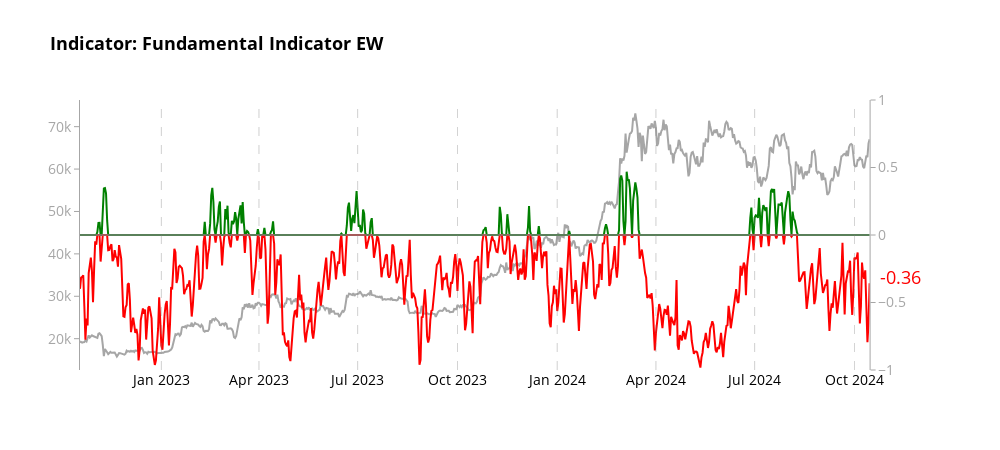
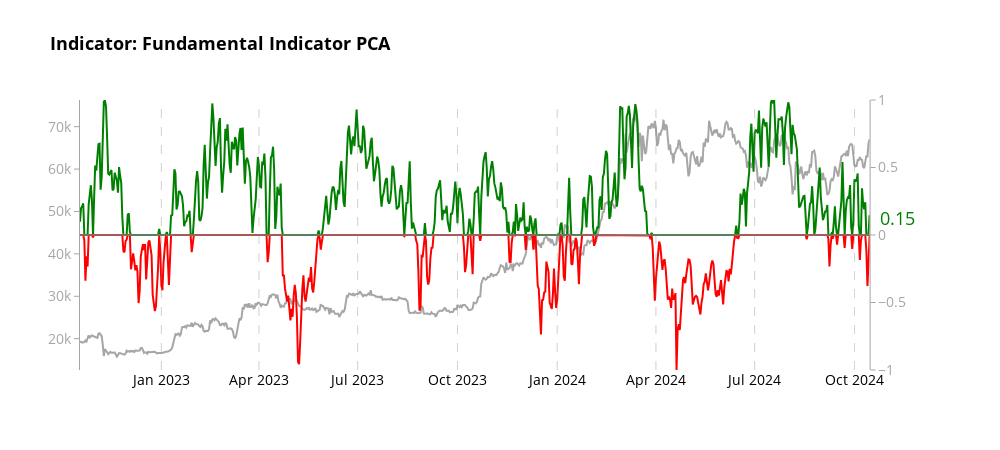

Notebook source saved alongside these figures, in order:
### Code cell
# Create charts for each aggregator
aggregators = [
    ('aggregate_indicator_equalweight', "Indicator: Fundamental Indicator EW"),
    ('aggregate_indicator_PCA', "Indicator: Fundamental Indicator PCA")
]

for aggregator, title in aggregators:
    fig = create_aggregator_chart(merged_df, aggregator, title)
    
    # Show the plot
    fig.show()
    
    # Optionally, save the plot as an HTML file
    pio.write_html(fig, file=f'aggregated_analysis_fundamental_{aggregator}_two_year.html')

print("All charts have been displayed and saved as separate HTML files.")

### Figure 1 — Plotly figure (JSON) as saved in the notebook; plotly's stock layout.template omitted (floating-point values rounded to 4 significant figures; data arrays with more than 128 entries replaced by an {"elided": "..."} marker saying what was removed)
{"data": [{"line": {"color": "rgba(128, 128, 128, 0.7)", "width": 2}, "mode": "lines", "name": "Price USD", "x": {"elided": "729 str values"}, "y": {"elided": "729 float values"}, "type": "scatter", "xaxis": "x", "yaxis": "y"}, {"fill": "tozeroy", "fillcolor": "rgba(255,0,0,0)", "line": {"color": "green", "width": 2}, "mode": "lines", "name": "aggregate_indicator_equalweight (Positive)", "x": {"elided": "729 str values"}, "y": {"elided": "729 float values"}, "type": "scatter", "xaxis": "x", "yaxis": "y2"}, {"fill": "tozeroy", "fillcolor": "rgba(0,0,255,0)", "line": {"color": "red", "width": 2}, "mode": "lines", "name": "aggregate_indicator_equalweight (Negative)", "x": {"elided": "729 str values"}, "y": {"elided": "729 float values"}, "type": "scatter", "xaxis": "x", "yaxis": "y2"}, {"hoverinfo": "skip", "line": {"color": "rgba(128, 128, 128, 0.7)", "width": 2}, "showlegend": false, "x": {"elided": "729 str values"}, "y": {"elided": "729 int values"}, "type": "scatter", "xaxis": "x", "yaxis": "y2"}], "layout": {"xaxis": {"anchor": "y", "domain": [0.0, 0.94], "tickfont": {"color": "black", "size": 14}, "showgrid": false, "zeroline": false}, "yaxis": {"anchor": "x", "domain": [0.0, 1.0], "tickfont": {"color": "rgba(128, 128, 128, 0.7)", "size": 14}, "title": {"font": {"size": 18}, "text": ""}, "showgrid": false, "zeroline": false, "showline": true, "linecolor": "rgba(128, 128, 128, 0.7)", "ticks": "outside", "tickcolor": "rgba(128, 128, 128, 0.7)"}, "yaxis2": {"anchor": "x", "overlaying": "y", "side": "right", "tickfont": {"color": "rgba(128, 128, 128, 0.7)", "size": 14}, "title": {"font": {"size": 18}, "text": ""}, "showgrid": false, "range": [-1, 1], "zeroline": false, "showline": true, "linecolor": "rgba(128, 128, 128, 0.7)", "ticks": "outside", "tickcolor": "rgba(128, 128, 128, 0.7)"}, "shapes": [{"line": {"color": "rgba(128, 128, 128, 0.7)", "dash": "dash", "width": 0.75}, "opacity": 0.7, "type": "line", "x0": "2023-01-01T00:00:00", "x1": "2023-01-01T00:00:00", "xref": "x", "y0": 0, "y1": 1, "yref": "y domain"}, {"line": {"color": "rgba(128, 128, 128, 0.7)", "dash": "dash", "width": 0.75}, "opacity": 0.7, "type": "line", "x0": "2024-01-01T00:00:00", "x1": "2024-01-01T00:00:00", "xref": "x", "y0": 0, "y1": 1, "yref": "y domain"}, {"line": {"color": "rgba(128, 128, 128, 0.7)", "dash": "dash", "width": 0.75}, "opacity": 0.7, "type": "line", "x0": "2023-04-01T00:00:00", "x1": "2023-04-01T00:00:00", "xref": "x", "y0": 0, "y1": 1, "yref": "y domain"}, {"line": {"color": "rgba(128, 128, 128, 0.7)", "dash": "dash", "width": 0.75}, "opacity": 0.7, "type": "line", "x0": "2024-04-01T00:00:00", "x1": "2024-04-01T00:00:00", "xref": "x", "y0": 0, "y1": 1, "yref": "y domain"}, {"line": {"color": "rgba(128, 128, 128, 0.7)", "dash": "dash", "width": 0.75}, "opacity": 0.7, "type": "line", "x0": "2023-07-01T00:00:00", "x1": "2023-07-01T00:00:00", "xref": "x", "y0": 0, "y1": 1, "yref": "y domain"}, {"line": {"color": "rgba(128, 128, 128, 0.7)", "dash": "dash", "width": 0.75}, "opacity": 0.7, "type": "line", "x0": "2024-07-01T00:00:00", "x1": "2024-07-01T00:00:00", "xref": "x", "y0": 0, "y1": 1, "yref": "y domain"}, {"line": {"color": "rgba(128, 128, 128, 0.7)", "dash": "dash", "width": 0.75}, "opacity": 0.7, "type": "line", "x0": "2023-10-01T00:00:00", "x1": "2023-10-01T00:00:00", "xref": "x", "y0": 0, "y1": 1, "yref": "y domain"}, {"line": {"color": "rgba(128, 128, 128, 0.7)", "dash": "dash", "width": 0.75}, "opacity": 0.7, "type": "line", "x0": "2024-10-01T00:00:00", "x1": "2024-10-01T00:00:00", "xref": "x", "y0": 0, "y1": 1, "yref": "y domain"}], "annotations": [{"align": "left", "font": {"color": "red", "size": 18}, "showarrow": false, "text": "-0.36", "x": 0.95, "xanchor": "left", "xref": "paper", "y": -0.3144, "yanchor": "middle", "yref": "y2"}], "title": {"font": {"color": "black", "size": 18, "weight": "bold"}, "text": "Indicator: Fundamental Indicator EW"}, "font": {"color": "black", "size": 14}, "showlegend": false, "hovermode": "x unified", "plot_bgcolor": "white", "paper_bgcolor": "white", "width": 1000, "height": 450}}

### Figure 2 — Plotly figure (JSON) as saved in the notebook; plotly's stock layout.template omitted (floating-point values rounded to 4 significant figures; data arrays with more than 128 entries replaced by an {"elided": "..."} marker saying what was removed)
{"data": [{"line": {"color": "rgba(128, 128, 128, 0.7)", "width": 2}, "mode": "lines", "name": "Price USD", "x": {"elided": "729 str values"}, "y": {"elided": "729 float values"}, "type": "scatter", "xaxis": "x", "yaxis": "y"}, {"fill": "tozeroy", "fillcolor": "rgba(255,0,0,0)", "line": {"color": "green", "width": 2}, "mode": "lines", "name": "aggregate_indicator_PCA (Positive)", "x": {"elided": "729 str values"}, "y": {"elided": "729 float values"}, "type": "scatter", "xaxis": "x", "yaxis": "y2"}, {"fill": "tozeroy", "fillcolor": "rgba(0,0,255,0)", "line": {"color": "red", "width": 2}, "mode": "lines", "name": "aggregate_indicator_PCA (Negative)", "x": {"elided": "729 str values"}, "y": {"elided": "729 float values"}, "type": "scatter", "xaxis": "x", "yaxis": "y2"}, {"hoverinfo": "skip", "line": {"color": "rgba(128, 128, 128, 0.7)", "width": 2}, "showlegend": false, "x": {"elided": "729 str values"}, "y": {"elided": "729 int values"}, "type": "scatter", "xaxis": "x", "yaxis": "y2"}], "layout": {"xaxis": {"anchor": "y", "domain": [0.0, 0.94], "tickfont": {"color": "black", "size": 14}, "showgrid": false, "zeroline": false}, "yaxis": {"anchor": "x", "domain": [0.0, 1.0], "tickfont": {"color": "rgba(128, 128, 128, 0.7)", "size": 14}, "title": {"font": {"size": 18}, "text": ""}, "showgrid": false, "zeroline": false, "showline": true, "linecolor": "rgba(128, 128, 128, 0.7)", "ticks": "outside", "tickcolor": "rgba(128, 128, 128, 0.7)"}, "yaxis2": {"anchor": "x", "overlaying": "y", "side": "right", "tickfont": {"color": "rgba(128, 128, 128, 0.7)", "size": 14}, "title": {"font": {"size": 18}, "text": ""}, "showgrid": false, "range": [-1, 1], "zeroline": false, "showline": true, "linecolor": "rgba(128, 128, 128, 0.7)", "ticks": "outside", "tickcolor": "rgba(128, 128, 128, 0.7)"}, "shapes": [{"line": {"color": "rgba(128, 128, 128, 0.7)", "dash": "dash", "width": 0.75}, "opacity": 0.7, "type": "line", "x0": "2023-01-01T00:00:00", "x1": "2023-01-01T00:00:00", "xref": "x", "y0": 0, "y1": 1, "yref": "y domain"}, {"line": {"color": "rgba(128, 128, 128, 0.7)", "dash": "dash", "width": 0.75}, "opacity": 0.7, "type": "line", "x0": "2024-01-01T00:00:00", "x1": "2024-01-01T00:00:00", "xref": "x", "y0": 0, "y1": 1, "yref": "y domain"}, {"line": {"color": "rgba(128, 128, 128, 0.7)", "dash": "dash", "width": 0.75}, "opacity": 0.7, "type": "line", "x0": "2023-04-01T00:00:00", "x1": "2023-04-01T00:00:00", "xref": "x", "y0": 0, "y1": 1, "yref": "y domain"}, {"line": {"color": "rgba(128, 128, 128, 0.7)", "dash": "dash", "width": 0.75}, "opacity": 0.7, "type": "line", "x0": "2024-04-01T00:00:00", "x1": "2024-04-01T00:00:00", "xref": "x", "y0": 0, "y1": 1, "yref": "y domain"}, {"line": {"color": "rgba(128, 128, 128, 0.7)", "dash": "dash", "width": 0.75}, "opacity": 0.7, "type": "line", "x0": "2023-07-01T00:00:00", "x1": "2023-07-01T00:00:00", "xref": "x", "y0": 0, "y1": 1, "yref": "y domain"}, {"line": {"color": "rgba(128, 128, 128, 0.7)", "dash": "dash", "width": 0.75}, "opacity": 0.7, "type": "line", "x0": "2024-07-01T00:00:00", "x1": "2024-07-01T00:00:00", "xref": "x", "y0": 0, "y1": 1, "yref": "y domain"}, {"line": {"color": "rgba(128, 128, 128, 0.7)", "dash": "dash", "width": 0.75}, "opacity": 0.7, "type": "line", "x0": "2023-10-01T00:00:00", "x1": "2023-10-01T00:00:00", "xref": "x", "y0": 0, "y1": 1, "yref": "y domain"}, {"line": {"color": "rgba(128, 128, 128, 0.7)", "dash": "dash", "width": 0.75}, "opacity": 0.7, "type": "line", "x0": "2024-10-01T00:00:00", "x1": "2024-10-01T00:00:00", "xref": "x", "y0": 0, "y1": 1, "yref": "y domain"}], "annotations": [{"align": "left", "font": {"color": "green", "size": 18}, "showarrow": false, "text": "0.15", "x": 0.95, "xanchor": "left", "xref": "paper", "y": 0.1295, "yanchor": "middle", "yref": "y2"}], "title": {"font": {"color": "black", "size": 18, "weight": "bold"}, "text": "Indicator: Fundamental Indicator PCA"}, "font": {"color": "black", "size": 14}, "showlegend": false, "hovermode": "x unified", "plot_bgcolor": "white", "paper_bgcolor": "white", "width": 1000, "height": 450}}
